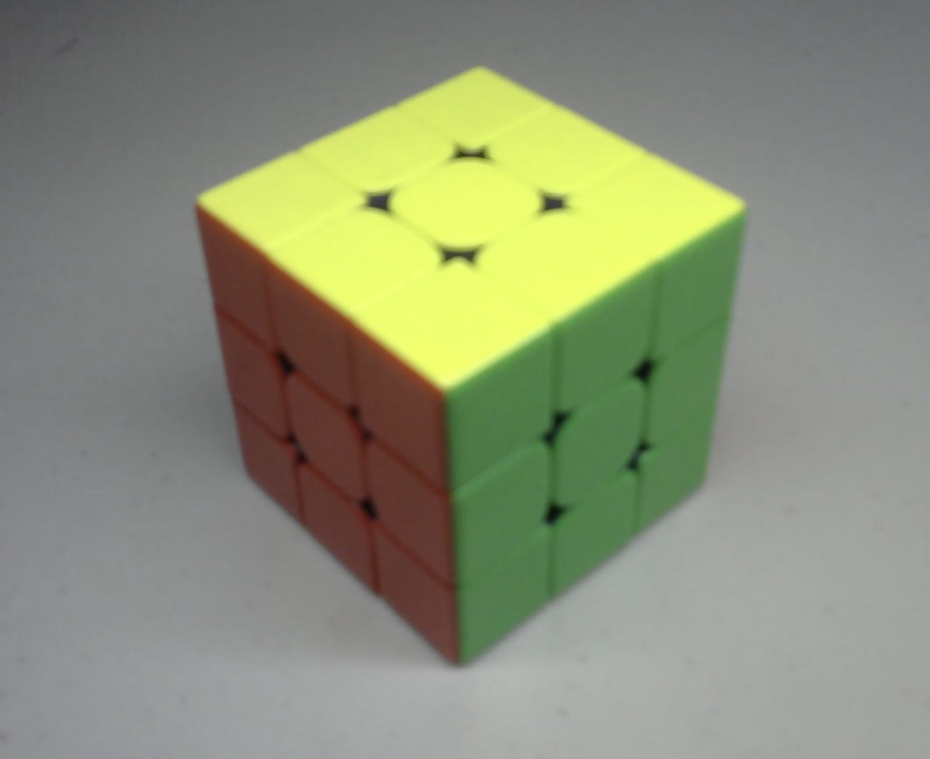
#> input picture Photos/cube.png, 930 x 759 px, shrunk from 1534 x 1252 before the run
$ python spaces.py
#> lines starting #> are read from the running program, lines starting #| are printed output that depends on the picture
import cv2 as cv

img = cv.imread('../Photos/cube.png')
#> img is the input picture: shape (759, 930, 3); mean B, G, R 120.2, 144.3, 139.7

grey = cv.cvtColor(img, cv.COLOR_BGR2GRAY)
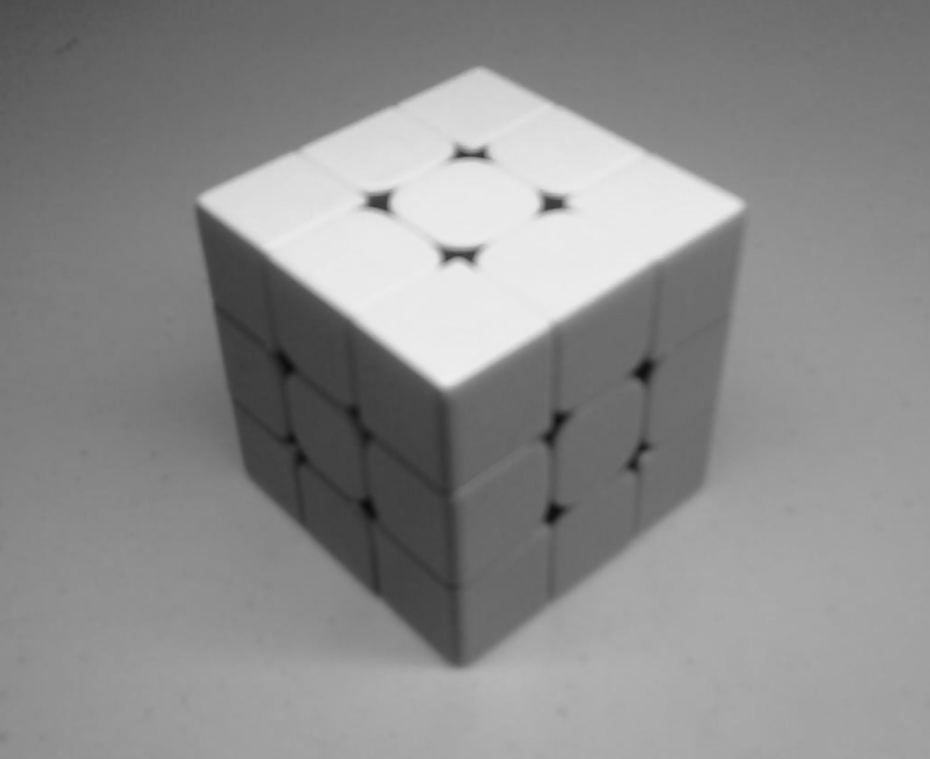
#> grey: shape (759, 930); min 12, max 239, mean 140.1
cv.imshow('grey',grey)

hsv = cv.cvtColor(img, cv.COLOR_BGR2HSV)
#> hsv: shape (759, 930, 3); mean H, S, V 59.8, 44.2, 148
cv.imshow('hsv', hsv)

lab = cv.cvtColor(img, cv.COLOR_BGR2LAB)
#> lab: shape (759, 930, 3); mean of channels 0, 1, 2 149.7, 123.1, 139.6
cv.imshow("lab", lab)

rgb = cv.cvtColor(img, cv.COLOR_BGR2RGB)
cv.imshow("rgb", rgb)

greyhsv = cv.cvtColor(hsv, cv.COLOR_BGR2GRAY)
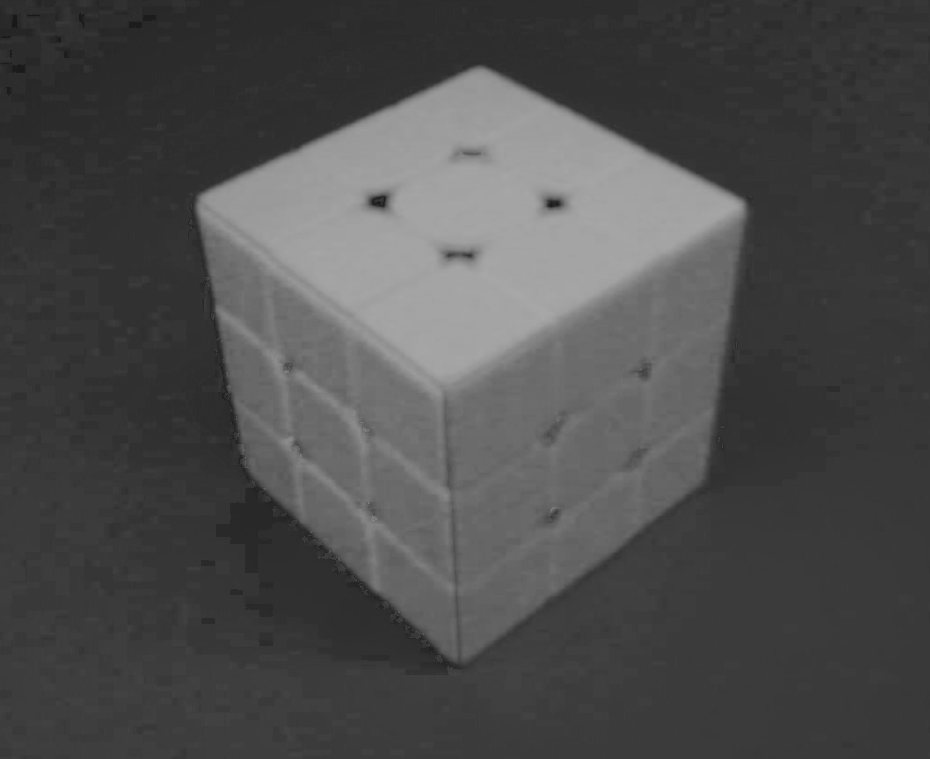
#> greyhsv: shape (759, 930); min 19, max 168, mean 77
cv.imshow('greyhsv',greyhsv) # would probably work best for detecting colors on the cube? or like idk difference? it coudl detect where the cube is but it likely won't be able to tell the colorus apart form each other


cv.waitKey(0)

$ run again, with Photos/green.png copied over Photos/cube.png
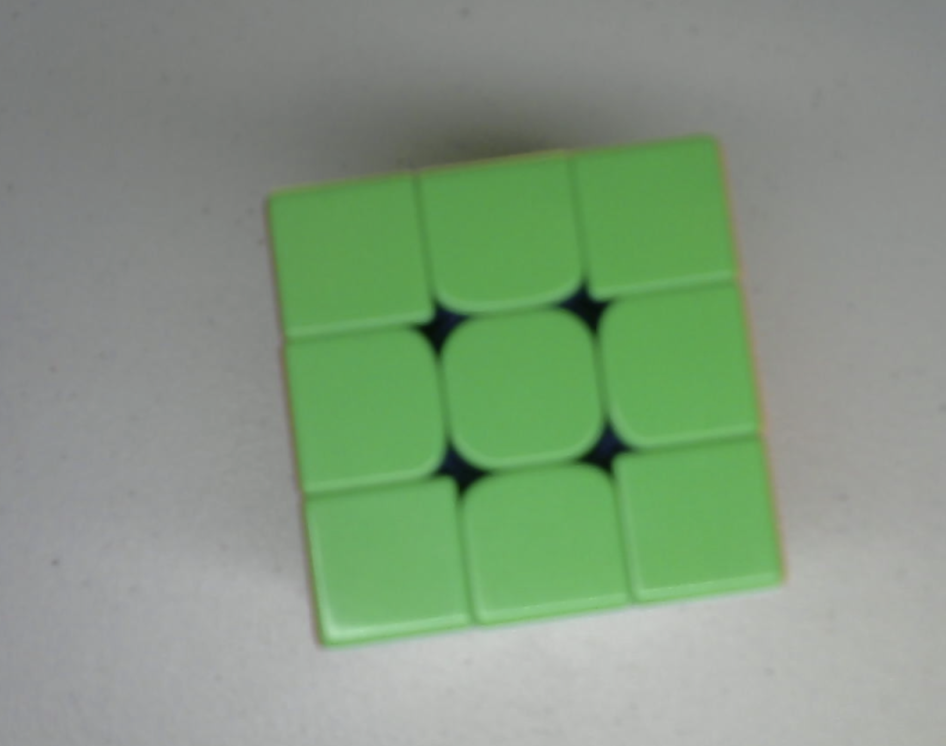
#> input picture Photos/green.png, 946 x 746 px, shrunk from 1584 x 1250 before the run
#> img is the input picture: shape (746, 946, 3); mean B, G, R 128.6, 153, 132.2
#> `grey = cv.cvtColor(img, cv.COLOR_BGR2GRAY)`:
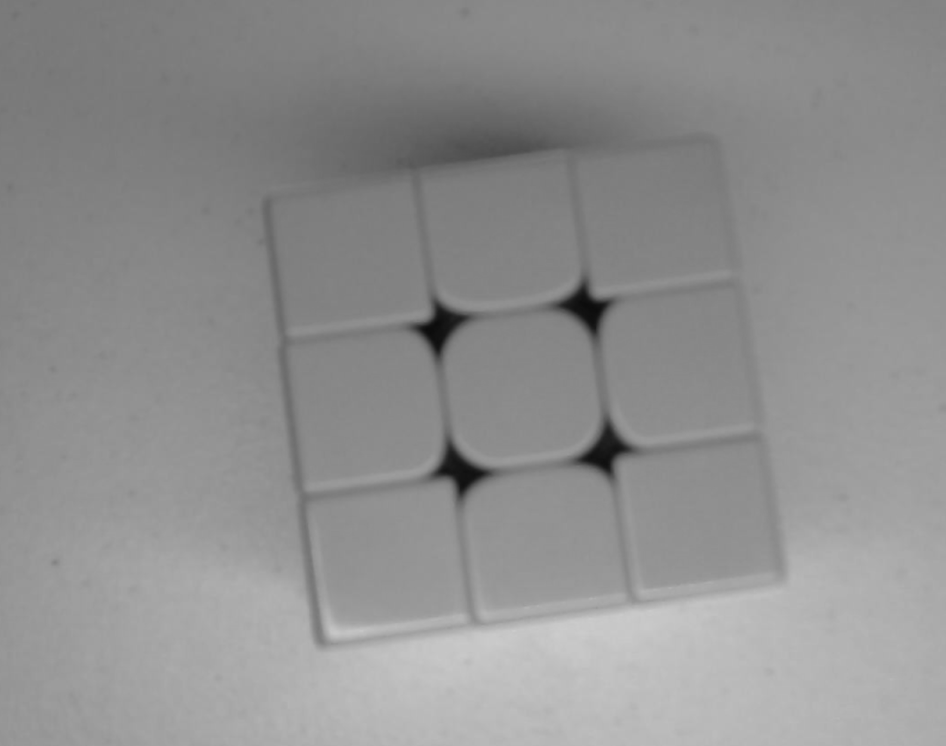
#> grey: shape (746, 946); min 11, max 204, mean 144
#> hsv: shape (746, 946, 3); mean H, S, V 59.4, 40.6, 153.2
#> lab: shape (746, 946, 3); mean of channels 0, 1, 2 156.2, 116.5, 138.5
#> `greyhsv = cv.cvtColor(hsv, cv.COLOR_BGR2GRAY)`:
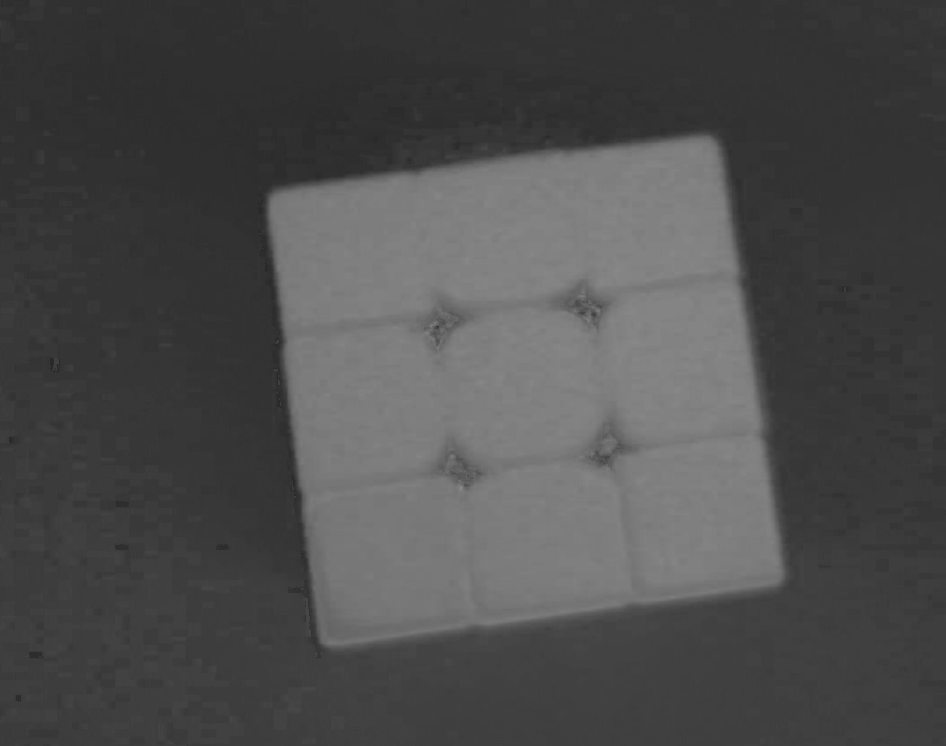
#> greyhsv: shape (746, 946); min 36, max 141, mean 76.4

$ run again, with Photos/red.png copied over Photos/cube.png
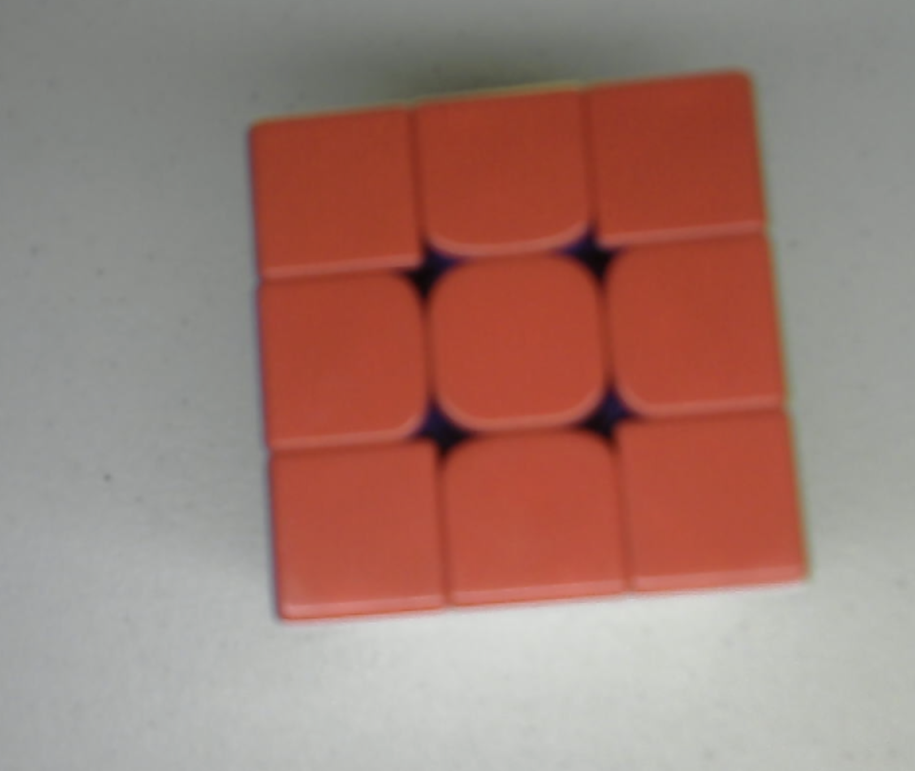
#> input picture Photos/red.png, 915 x 771 px, shrunk from 1406 x 1184 before the run
#> img is the input picture: shape (771, 915, 3); mean B, G, R 117.2, 126.2, 160.2
#> `grey = cv.cvtColor(img, cv.COLOR_BGR2GRAY)`:
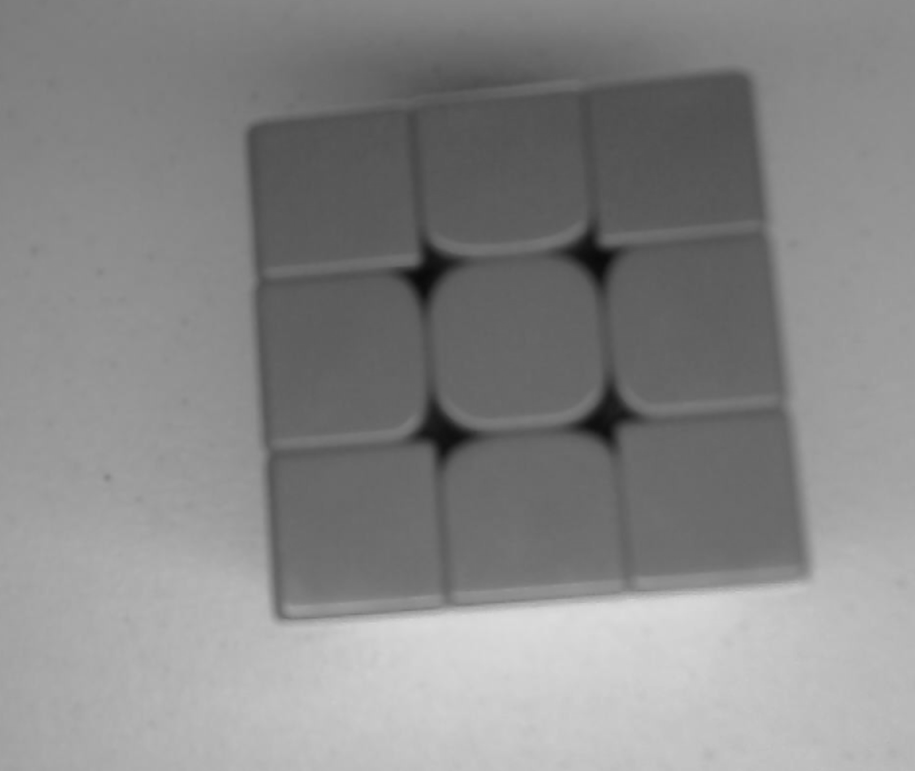
#> grey: shape (771, 915); min 9, max 219, mean 135.3
#> hsv: shape (771, 915, 3); mean H, S, V 39, 69.8, 161.7
#> lab: shape (771, 915, 3); mean of channels 0, 1, 2 144.5, 141.3, 140.1
#> `greyhsv = cv.cvtColor(hsv, cv.COLOR_BGR2GRAY)`:
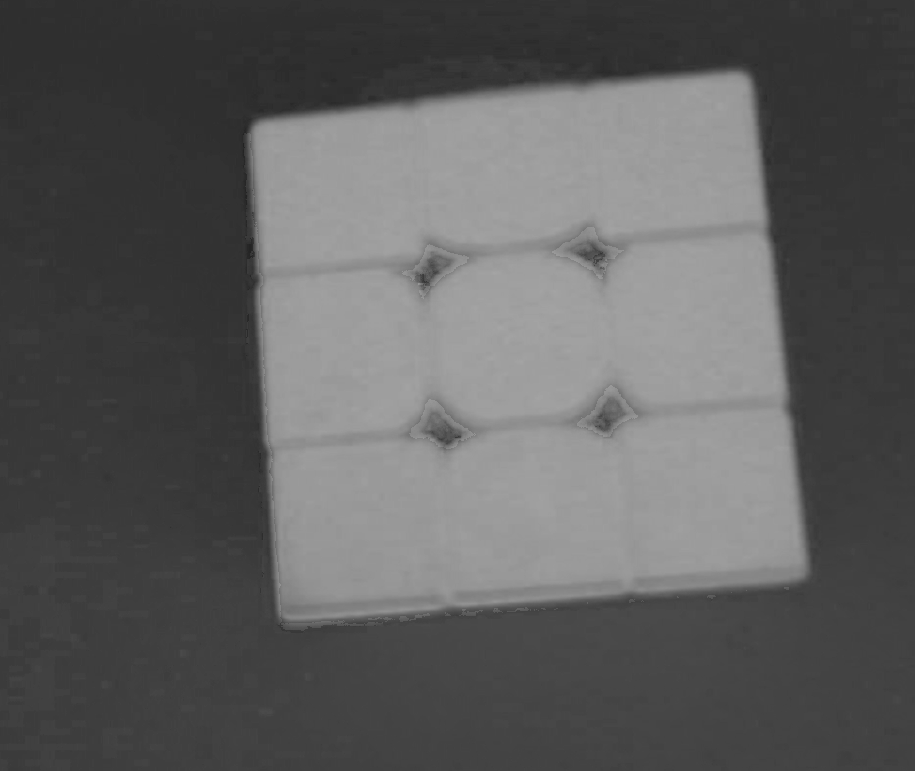
#> greyhsv: shape (771, 915); min 34, max 165, mean 93.8
